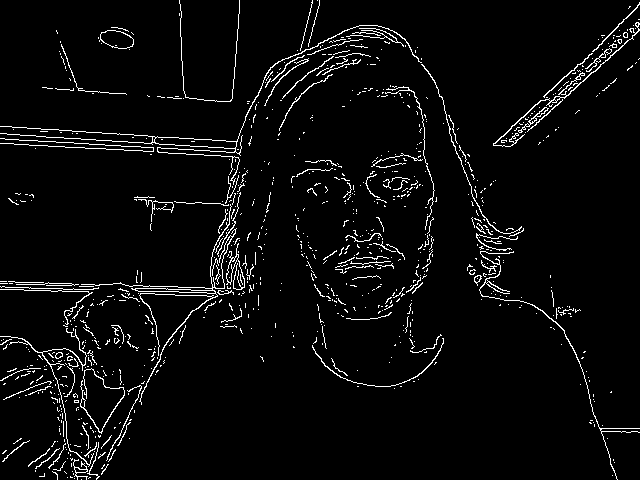
#> input picture Tutorial 9/image.png, 640 x 480 px, given in place of the camera
$ python 'jason tut.py'   (older library calls are emulated)
#> lines starting #> are read from the running program, lines starting #| are printed output that depends on the picture; after the words box and inside, x2 and y2 are one past the last pixel; in counts of white or black regions, pixels touching at a corner belong together
import cv2
import numpy as np

#cap = cv2.VideoCapture('boat.mp4')
cap = cv2.VideoCapture(0)

while cap.isOpened():
    ret, frame = cap.read()
#> frame is the input picture: shape (480, 640, 3); 4.1% white in thin lines or dots

    if ret:
        framegray = cv2.cvtColor(frame, cv2.COLOR_BGR2GRAY)
#> framegray: shape (480, 640); 4.1% white in thin lines or dots

        edges = cv2.Canny(frame, 50, 50)
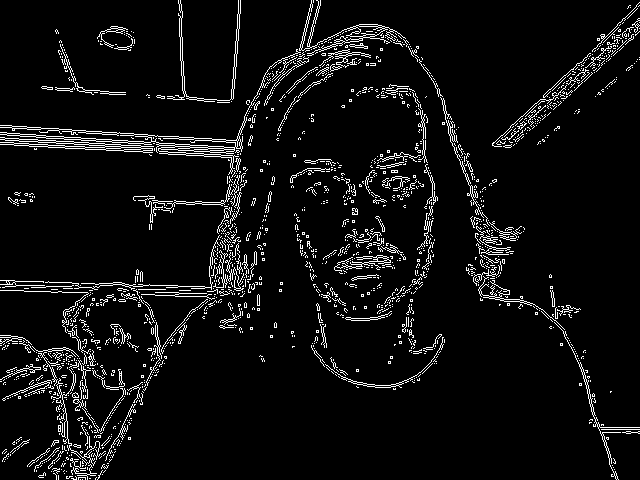
#> edges: shape (480, 640); 6% white in thin lines or dots

        im2, contours, heirarchy = cv2.findContours(edges, cv2.RETR_EXTERNAL, cv2.CHAIN_APPROX_SIMPLE)
#> contours = 1632 contours, 1587 with area under 20; largest, box (x1, y1, x2, y2) and area: (0, 49, 301, 175) 1644, (0, 137, 154, 153) 619, (299, 0, 406, 56) 582, (167, 0, 241, 102) 370, (554, 322, 640, 480) 170

        for contour in contours:
            (x, y, w, h) = cv2.boundingRect(contour)
            if w>20 and h>20:
                cv2.rectangle(frame, (x,y), (x+w, y+h), (0, 255, 0), 2)
#> this loop made 1632 passes
#> (x, y, w, h) on passes 1, 2, 5: (82, 479, 1, 1), (80, 479, 1, 1), (78, 477, 8, 3)
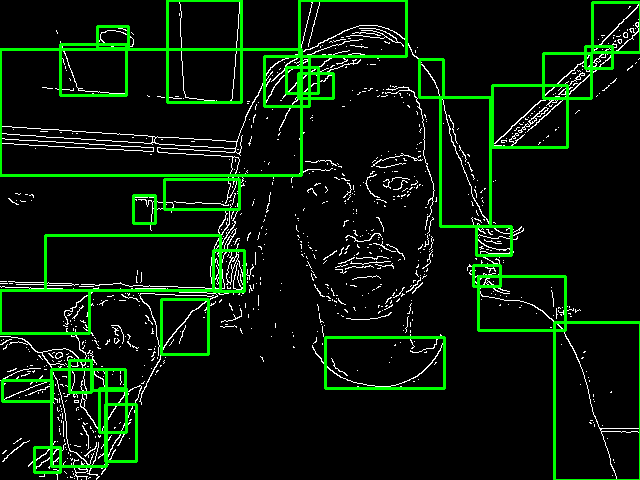
#> frame: shape (480, 640, 3); 6.47% of pixels changed, all inside (x1, y1, x2, y2) = (0, 0, 640, 480)

        cv2.imshow('original', frame)

        if cv2.waitKey(1) & 0xFF == ord('q'):
#> (key q is pressed here)
            break

        if cv2.waitKey(1) & 0xFF == ord('s'):
            cv2.imwrite('output.png', frame)
            break

    else:
        break

cap.release()
#> (the run stopped early here; a loop or call above may not have finished)
